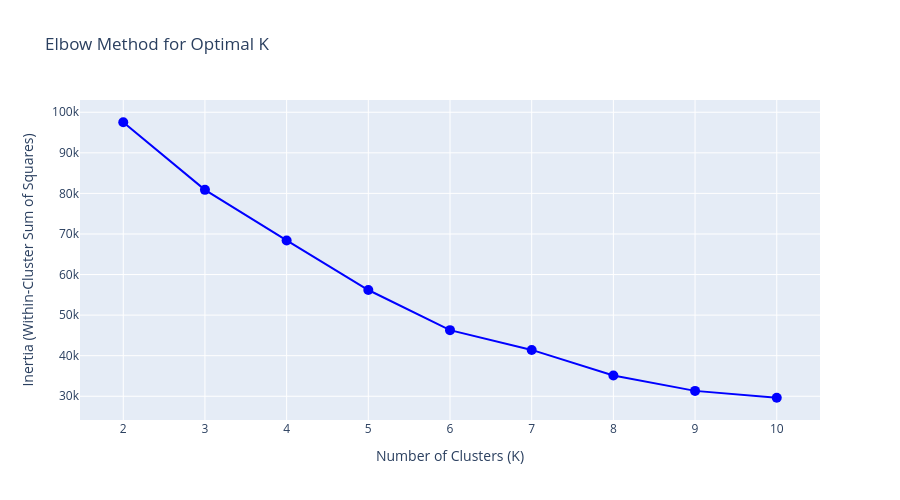

The code cell stored with this chart in its notebook:
### Markdown cell above
## 8. Elbow Method for Optimal K Selection

**Technique:** Elbow Method

**What we're doing:** Testing different values of K (number of clusters) and plotting the inertia (within-cluster sum  of squares) to find the optimal K.

**Why:** K-Means requires us to specify the number of clusters. The elbow method helps identify where adding more clusters provides diminishing returns.

### Code cell
# Elbow method
inertias = []
K_range = range(2, 11)

for k in K_range:
    kmeans = KMeans(n_clusters=k, random_state=42, n_init=10)
    kmeans.fit(X_scaled)
    inertias.append(kmeans.inertia_)

# Plot elbow curve
fig = go.Figure()
fig.add_trace(go.Scatter(x=list(K_range), y=inertias, mode='lines+markers',
                         marker=dict(size=10, color='blue'),
                         line=dict(width=2)))

fig.update_layout(
    title='Elbow Method for Optimal K',
    xaxis_title='Number of Clusters (K)',
    yaxis_title='Inertia (Within-Cluster Sum of Squares)',
    height=500,
    showlegend=False
)
fig.show()

# print('Result: The elbow curve shows:')
# print('  - Sharp decrease in inertia from K=2 to K=6')
# print('  - Elbow appears around K=5 or K=6')
# print('  - Beyond K=6, marginal improvement is minimal')
# print('  - Optimal K is likely between 5-6 clusters')

### Figure 1 — Plotly figure (JSON) as saved in the notebook; plotly's stock layout.template omitted (floating-point values rounded to 4 significant figures)
{"data": [{"line": {"width": 2}, "marker": {"color": "blue", "size": 10}, "mode": "lines+markers", "type": "scatter", "x": [2, 3, 4, 5, 6, 7, 8, 9, 10], "y": [97540.0, 80880.0, 68400.0, 56180.0, 46300.0, 41420.0, 35110.0, 31330.0, 29630.0]}], "layout": {"height": 500, "showlegend": false, "title": {"text": "Elbow Method for Optimal K"}, "xaxis": {"title": {"text": "Number of Clusters (K)"}}, "yaxis": {"title": {"text": "Inertia (Within-Cluster Sum of Squares)"}}}}
